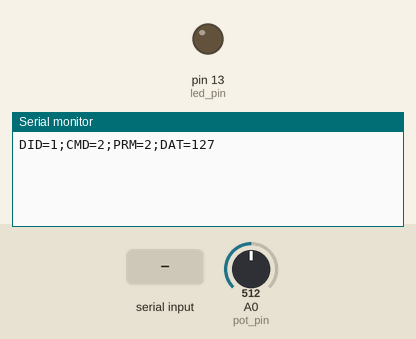
This sketch was run on a simulated Arduino Uno, built with avr-gcc and run on an emulated ATmega328P. Parts: output pins drawn as LEDs (lit = HIGH), the last lines printed to the serial monitor. The inputs (shaded band) are chosen by the test bench; at power-on: A0 (pot_pin) = 512.

Above: at 1.2 s.
1.3 s: "1" received over Serial
At 2.4 s:
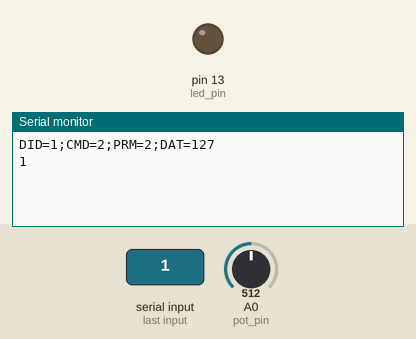
2.9 s: "90,45\n" received over Serial
At 3.9 s:
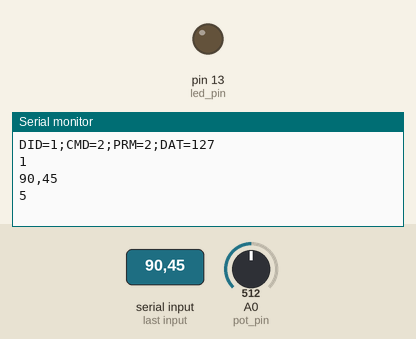

Measured:
- after the input at 1.3 s, the serial monitor: prints a new line after 0.10 s (image 1)
- after the input at 2.9 s, the serial monitor: prints a new line after 0.10 s (image 2)

The sketch:

api_test.ino
```cpp
/*-----------------------------------------------------
parametr1 - вкл/выкл светодиод
parametr2 - значение потенциометра в пределах [0; 255]
Формат строки:
DID=1;CMD=2;PRM=2;DAT=123
Для включения светодиода:
DID=1;CMD=1;PRM=1;DAT=1
Для выключения светодиода:
DID=1;CMD=1;PRM=1;DAT=0
------------------------------------------------------*/

int led_pin = 13;
int pot_pin = 0;
//значение потеницометра в предыдущий момент времени
int previous_pot_val = 0;
//"чувствительность" потенциометр
int pot_sensitivity = 2;
//Device ID
byte DID = 1;
char DID_in[10];
char CMD_in[10];
char PRM_in[10];
char DAT_in[100];

void setup()
{
  Serial.begin(9600);
  pinMode(led_pin, OUTPUT);
}

void loop()
{
  int i=0;
  char buffer[100];
  if (Serial.available() > 0)
  {
    delay(100);
    while( Serial.available() && i< 99)
    {
      buffer[i++] = Serial.read();
    }
    buffer[i++]='\0';
  }
  if(i>0)
  {
    Serial.println(String(buffer));
    //разбераем его на части отделенные запятой
    sscanf(buffer, "%*c%*c%*c%*c%[^';'];%*c%*c%*c%*c%[^';'];%*c%*c%*c%*c%[^';'];%*c%*c%*c%*c%s",
      &DID_in, &CMD_in, &PRM_in, &DAT_in);

    if (((String)DAT_in == "1") && ((String)CMD_in == "1") && ((String)PRM_in == "1")) digitalWrite(led_pin, HIGH);
    if (((String)DAT_in == "0") && ((String)CMD_in == "1") && ((String)PRM_in == "1")) digitalWrite(led_pin, LOW);
    Serial.println(DID_in);
    Serial.println(CMD_in);
    Serial.println(PRM_in);
    Serial.println(DAT_in);
  }
  int pot_val = map(analogRead(pot_pin), 0, 1023, 0, 255);
  if (abs(pot_val - previous_pot_val) > pot_sensitivity)
  {
    previous_pot_val = pot_val;
    Serial.print("DID=");
    Serial.print(DID);
    Serial.print(";CMD=2;PRM=2;DAT=");
    Serial.println(pot_val);
  }
}
```
